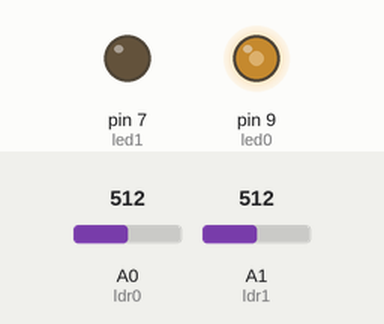
This sketch was run on a simulated Arduino Uno, built with avr-gcc and run on an emulated ATmega328P. On the bench: output pins drawn as LEDs (lit = HIGH). Inputs (shaded band) come from the test bench; at power-on: A0 (ldr0) = 512, A1 (ldr1) = 512.

Above: at 1.2 s.
1.3 s: A0 (ldr0) set to 716
At 2.0 s:
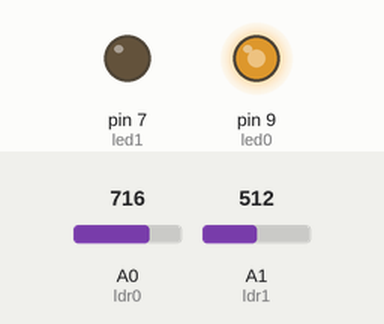
2.8 s: A1 (ldr1) set to 526
At 3.1 s:
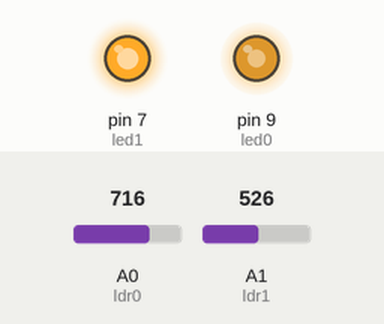
4.3 s: A0 (ldr0) set to 900
At 5.5 s:
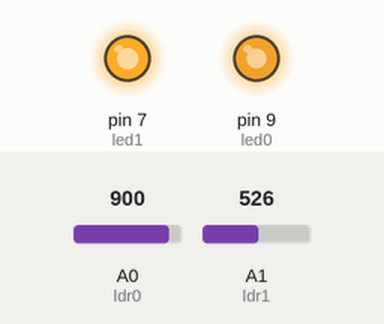
5.8 s: A1 (ldr1) set to 511
At 6.6 s:
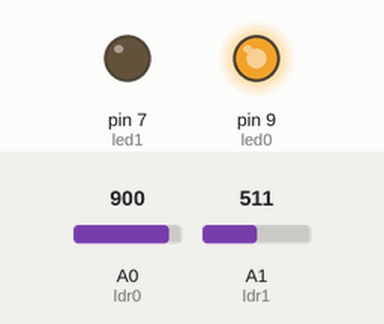
7.3 s: A0 (ldr0) set to 122
At 7.8 s:
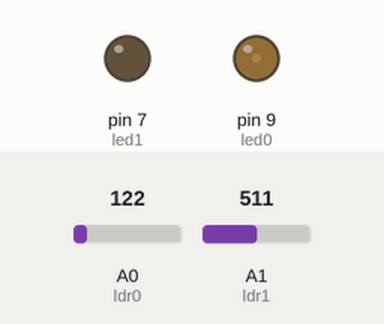
8.8 s: A1 (ldr1) set to 716
At 10.1 s:
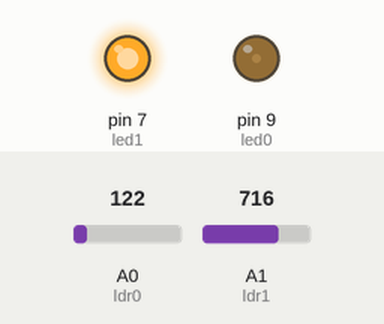
Timing chart, 0 to 11.3 s (numbered marks = the images above; inputs shaded):
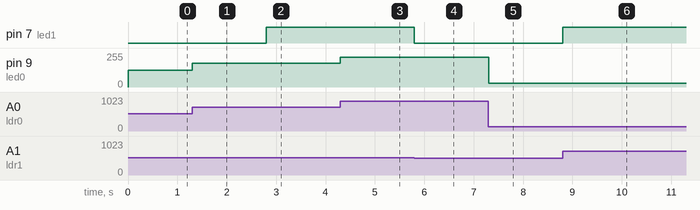

Measured:
- the behaviour switches between 513 and 514 on A1 (ldr1) (found by bisection; images 1 and 2)
- after the input at 1.3 s, pin 9 (led0): 127/255 → 178/255 at once
- after the input at 2.8 s, pin 7 (led1): LOW → HIGH at once
- after the input at 4.3 s, pin 9 (led0): 178/255 → 224/255 at once
- after the input at 5.8 s, pin 7 (led1): HIGH → LOW at once
- after the input at 7.3 s, pin 9 (led0): 224/255 → 30/255 at once
- after the input at 8.8 s, pin 7 (led1): LOW → HIGH at once

The sketch:

EX_2.ino
```cpp
/**********************************************************************************
**                                                                               **
**                              Projecte 2. Lector de LLum                       **
**                                                                               **
**                                 Programa 2                                    **
**                                                                               **
**********************************************************************************/
// Raúl Martos


const int led0 = 9;          // LED 0 pin 9
const int led1 = 7;          // LED 1 pin 7
const int ldr0 = A0;         // donar nom al pin A0 de l’Arduino
const int ldr1 = A1;         // donar nom al pin A1 de l’Arduino


int velocitat = 20;          // velocitat de l'acció en ms
int valorLdr0;                 // guardar valor LDR 0
int valorLdr1;                 // guardar valor LDR 1


void setup()
{
  pinMode (led0, OUTPUT);     // LED 0 Sortida
  pinMode (led1, OUTPUT);     // LED 1 Sortida
  pinMode (ldr0, INPUT);     // LDR 0 Entrada
  pinMode (ldr1, INPUT);     // LDR 1 Entrada
}


void loop()
{
  valorLdr0 = analogRead(ldr0);   // llegir valor LDR 0
  valorLdr1 = analogRead(ldr1);   // llegir valor LDR 1


  valorLdr0 = map(valorLdr0, 0, 1023, 0, 255);   // Transforma els valors que dona el LDR a valors que pot proporcionar el LED
  valorLdr1 = map(valorLdr1, 0, 1023, 0, 255);


  analogWrite(led0, valorLdr0);    // actualitzar l'estat del LED
  analogWrite(led1, valorLdr1);    // actualitzar l'estat del LED

}

// Aquest programa és el mateix que l'anterior però amb més leds i LDRs, El que fa és llegir el valor del LDR i transformar aquest valor en el rang de 0-255 per poder iluminar el LED. Depenent del valor que tinguem al LDR donarà més o menys llum.
```
